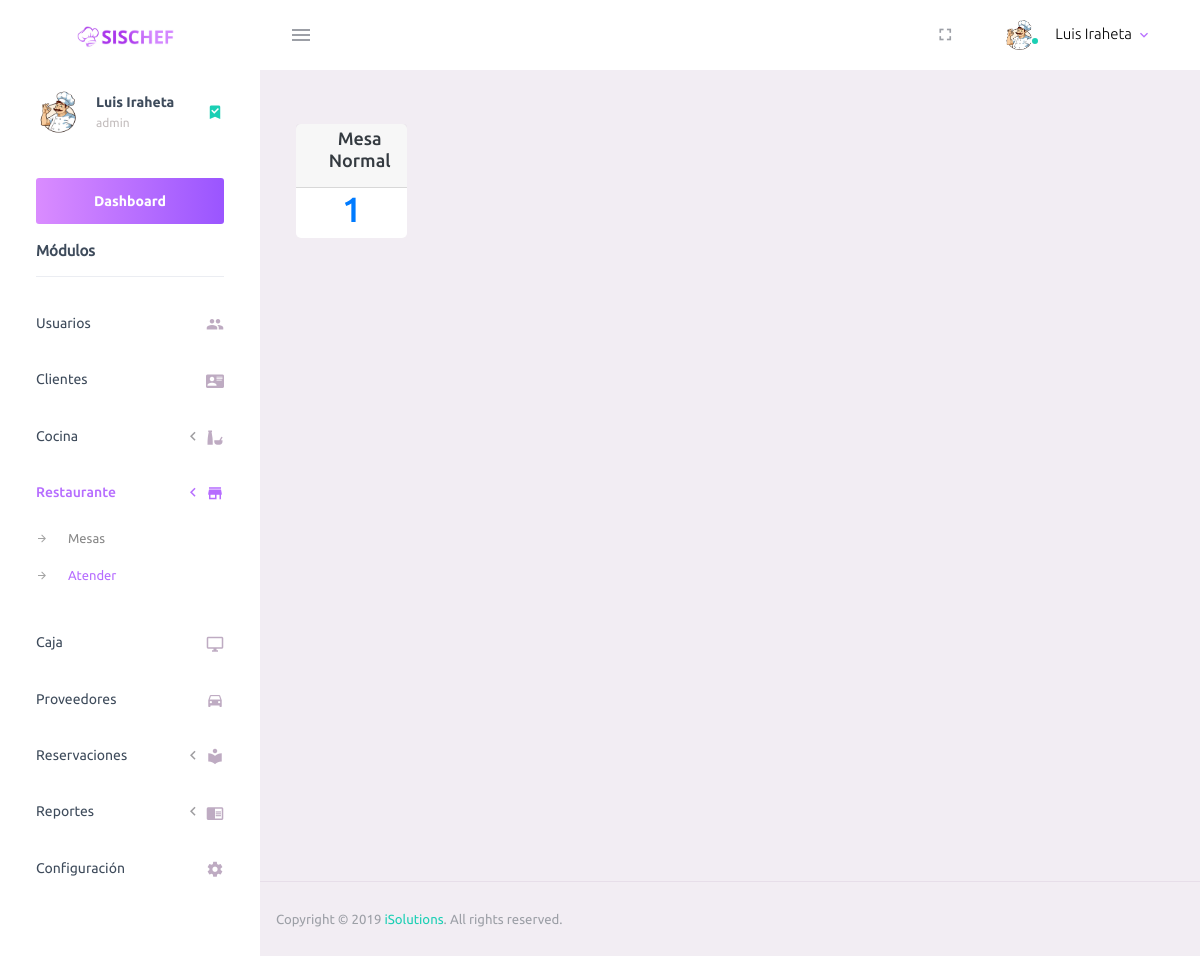
Page /admin/atencion.php (signed in) on the earlier database version.
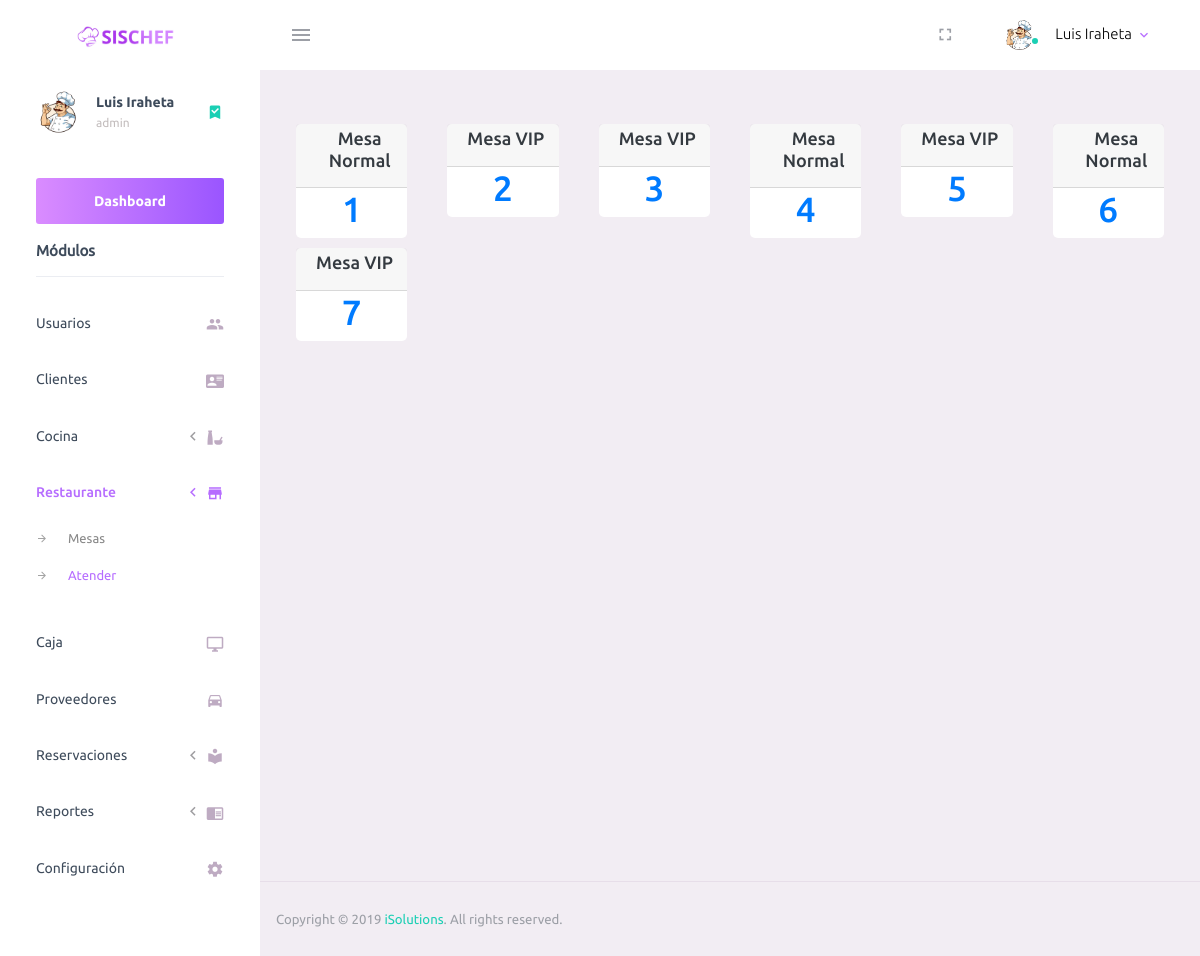
Same page on the later database version.
### tables this page shows
CREATE TABLE `settings` (
  `id` int(11) NOT NULL,
  `name` varchar(30) NOT NULL,
  `tel` varchar(14) NOT NULL,
  `nit` varchar(18) NOT NULL,
  `nrc` varchar(8) NOT NULL,
  `address` varchar(70) NOT NULL,
  `icon` varchar(50) NOT NULL,
  `stock` int(11) NOT NULL
);

CREATE TABLE `mesas` (
  `id` int(11) NOT NULL,
  `tipo` smallint(6) NOT NULL,
  `capacidad` smallint(6) NOT NULL,
  `estado` smallint(6) NOT NULL
);

### admin/atencion.php (the view, shortened to what this page needs)
<?php include_once("./template/_header.php");?>
<div class="main-panel">
    <div class="content-wrapper">
        <div class="row">
        <?php
			$cos = "SELECT id,tipo FROM mesas WHERE estado=0";
			$ejecutarcos = $conexion->query($cos);
            while ($reg2 = $ejecutarcos->fetch_assoc()) {?>
                <div class="col-md-2" style="padding-top:10px !important;">
                    <div class="card card-default">
                        <div class="card-header text-center header-sm" style="padding:0.25rem 0.25rem !important;">
                            <div class="d-flex align-items-center">
                                <div class="wrapper d-flex align-items-center">
                                    <h2 class="card-title ml-3">Mesa <?php echo $retVal = ($reg2["tipo"]==1) ? "Normal" : "VIP" ; ?></h2>
                                </div>
                            </div>
                        </div>
                        <div class="card-body" style="padding:0.0 !important;">
                            <div class="text-center">
                            <a style="text-decoration:none;" href="./atencion_detalle.php?m=<?php echo $reg2["id"]; ?>">
                                <h1><?php echo $reg2["id"]; ?></h1>
                            </a>
                            </div>
                        </div>
                    </div>
                </div>
                <?php } ?>
        </div>
    </div>
<?php  include_once("./template/_footer.php") ?>

### admin/template/_header.php (shortened to what this page needs)
<?php
include_once("config/conexion.php");
$sql = "SELECT * from settings";
$ejecutar = $conexion->query($sql);
$data = $ejecutar->fetch_row();
?>
<!DOCTYPE html>
<html lang="es">
  <head>
    <link rel="stylesheet" href="assets/vendors/mdi/css/materialdesignicons.min.css">
    <link rel="stylesheet" href="assets/vendors/css/vendor.bundle.base.css">
    <link rel="stylesheet" href="assets/css/style.css">
    <link rel="stylesheet" href="assets/plugin/datatables/dataTables.bootstrap4.css">
    <link rel="stylesheet" href="assets/css/select2.min.css">
    <link rel="stylesheet" href="assets/css/select2-bootstrap4.min.css">
  </head>
  <body>
    <div class="container-scroller">
      <nav class="navbar default-layout-navbar col-lg-12 col-12 p-0 fixed-top d-flex flex-row">
        <div class="text-center navbar-brand-wrapper d-flex align-items-center justify-content-center">
          <a class="navbar-brand brand-logo" href="dashboard.php"><img src="assets/images/logo-2.svg" alt="logo" /></a>
        </div>
        <div class="navbar-menu-wrapper d-flex align-items-stretch">
          <button class="navbar-toggler navbar-toggler align-self-center" type="button" data-toggle="minimize">
            <span class="mdi mdi-menu"></span>
          </button>
          <ul class="navbar-nav navbar-nav-right">
            <li class="nav-item d-none d-lg-block full-screen-link">
              <a class="nav-link">
                <i class="mdi mdi-fullscreen" id="fullscreen-button"></i>
              </a>
            </li>
            <li class="nav-item nav-profile dropdown">
              <a class="nav-link dropdown-toggle" id="profileDropdown" href="#" data-toggle="dropdown" aria-expanded="false">
                <div class="nav-profile-img">
                  <img src="<?php echo $data[6]; ?>" alt="image">
                  <span class="availability-status online"></span>
                </div>
                <div class="nav-profile-text">
                  <p class="mb-1 text-black"><?php echo $_SESSION["nombre"]; ?></p>
                </div>
              </a>
            </li>
          </ul>
        </div>
      </nav>
      <div class="container-fluid page-body-wrapper">
        <nav class="sidebar sidebar-offcanvas" id="sidebar">
          <ul class="nav">
            <li class="nav-item nav-profile">
              <a href="#" class="nav-link">
                <div class="nav-profile-image">
                  <img src="<?php echo $data[6]; ?>" alt="profile">
                </div>
                <div class="nav-profile-text d-flex flex-column">
                  <span class="font-weight-bold mb-2"><?php echo $_SESSION["nombre"]; ?></span>
                  <span class="text-secondary text-small"><?php echo $_SESSION["usuario"]; ?></span>
                </div>
                <i class="mdi mdi-bookmark-check text-success nav-profile-badge"></i>
              </a>
            </li>
            <li class="nav-item sidebar-actions" style="margin-top: 0rem !important;">
              <a  href="dashboard.php" class="btn btn-block btn-lg btn-gradient-primary mt-4">Dashboard</a>
              <span class="nav-link">
                <div class="border-bottom">
                  <h6 class="font-weight-normal mb-3"><b>Módulos</b></h6>
                </div>
              </span>
            </li>
            <?php if ($_SESSION["tipo"]==1) { ?>
            <li class="nav-item">
              <a class="nav-link" href="users.php">
                <span class="menu-title">Usuarios</span>
                <i class="mdi mdi-account-multiple menu-icon"></i>
              </a>
            </li>
            <li class="nav-item">
              <a class="nav-link" href="clients.php">
                <span class="menu-title">Clientes</span>
                <i class="mdi mdi-account-card-details menu-icon"></i>
              </a>
            </li>
            <?php } ?>
            <?php if ($_SESSION["tipo"]==1 || $_SESSION["tipo"]==2 ) { ?>
            <li class="nav-item">
              <a class="nav-link collapsed" data-toggle="collapse" href="#page-layouts-mesas" aria-expanded="false" aria-controls="page-layouts">
                <span class="menu-title">Cocina</span>
                <i class="menu-arrow"></i>
                <i class="mdi mdi-food-variant menu-icon"></i>
              </a>
            </li>
            <?php } ?>
            <?php if ($_SESSION["tipo"]==1 || $_SESSION["tipo"]==3 ) { ?>
            <li class="nav-item">
              <a class="nav-link collapsed" data-toggle="collapse" href="#page-layouts" aria-expanded="false" aria-controls="page-layouts">
                <span class="menu-title">Restaurante</span>
                <i class="menu-arrow"></i>
                <i class="mdi mdi-store menu-icon"></i>
              </a>
              <div class="collapse" id="page-layouts" style="">
                <ul class="nav flex-column sub-menu">
                  <li class="nav-item"> <a class="nav-link" href="./mesas.php">Mesas</a></li>
                  <li class="nav-item"> <a class="nav-link" href="./atencion.php">Atender</a></li>
                </ul>
              </div>
            </li>
            <?php } ?>
            <?php if ($_SESSION["tipo"]==1 || $_SESSION["tipo"]==4 ) { ?>
            <li class="nav-item">
              <a class="nav-link" href="caja.php">
                <span class="menu-title">Caja</span>
                <i class="mdi mdi-monitor menu-icon"></i>
              </a>
            </li>
            <?php } ?>
            <?php if ($_SESSION["tipo"]==1) { ?>
            <li class="nav-item">
              <a class="nav-link" href="providers.php">
                <span class="menu-title">Proveedores</span>
                <i class="mdi mdi-car menu-icon"></i>
              </a>
            </li>
            <?php } ?>
            <?php if ($_SESSION["tipo"]==1 || $_SESSION["tipo"]==4 ) { ?>
              <li class="nav-item">
              <a class="nav-link collapsed" data-toggle="collapse" href="#page-layouts-reservaciones" aria-expanded="false" aria-controls="page-layouts">
                <span class="menu-title">Reservaciones</span>
                <i class="menu-arrow"></i>
                <i class="mdi mdi-library menu-icon"></i>
              </a>
            </li>
            <?php } ?>
            <?php if ($_SESSION["tipo"]==1) { ?>
            <li class="nav-item">
              <a class="nav-link collapsed" data-toggle="collapse" href="#page-layouts-reports" aria-expanded="false" aria-controls="page-layouts">
                <span class="menu-title">Reportes</span>
                <i class="menu-arrow"></i>
                <i class="mdi mdi-book-open menu-icon"></i>
              </a>
            </li>
            <li class="nav-item">
              <a class="nav-link" href="settings.php">
                <span class="menu-title">Configuración</span>
                <i class="mdi mdi-settings menu-icon"></i>
              </a>
            </li>
            <?php } ?>
          </ul>
        </nav>

### admin/template/_footer.php (shortened to what this page needs)
          <footer class="footer">
            <div class="d-sm-flex justify-content-center justify-content-sm-between">
              <span class="text-muted text-center text-sm-left d-block d-sm-inline-block">Copyright © <?php echo date("Y"); ?> <a href="https://liluisjose1.github.io/" target="_blank">iSolutions</a>. All rights reserved.</span>
            </div>
          </footer>
        </div>
      </div>
    </div>
  </body>
</html>

Differences in the rows shown:
added mesas: tipo "VIP", id "2"
added mesas: tipo "VIP", id "3"
added mesas: tipo "Normal", id "4"
added mesas: tipo "VIP", id "5"
added mesas: tipo "Normal", id "6"
added mesas: tipo "VIP", id "7"
